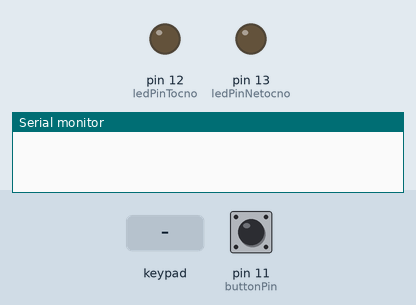
Recording of a sketch running on a simulated Arduino Uno, built with avr-gcc and run on an emulated ATmega328P. Parts: output pins drawn as LEDs (lit = HIGH), the last lines printed to the serial monitor. The test bench sets the inputs (shaded band); at power-on: pin 11 (buttonPin) LOW.

Above: at 1.2 s.
1.3 s: pin 11 (buttonPin) pulled HIGH for 1 s
At 2.0 s:
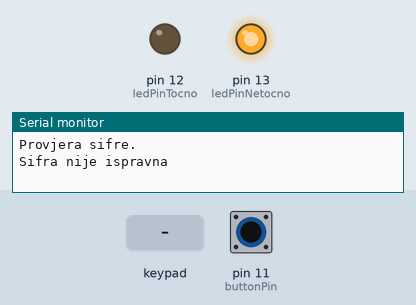
4.5 s: keypad keys 1 2 3 4 D pressed 0.4 s apart
At 6.8 s:
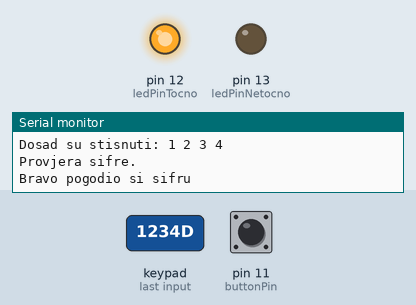
14.5 s: pin 11 (buttonPin) pulled HIGH for 3.2 s
At 19.3 s:
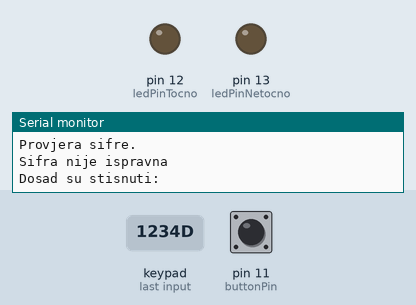
Timing chart, 0 to 20.2 s (numbered marks = the images above; inputs shaded):
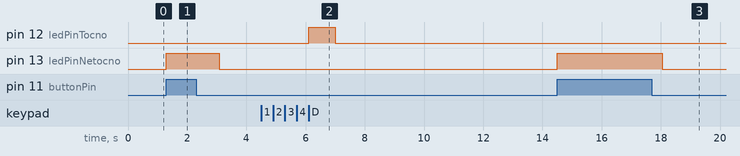

Measured:
- after the input at 1.3 s, pin 13 (ledPinNetocno): LOW → HIGH at once, → LOW 1.8 s later
- after the input at 4.5 s, pin 12 (ledPinTocno): LOW → HIGH after 1.6 s, → LOW 0.89 s later
- after the input at 14.5 s, pin 13 (ledPinNetocno): LOW → HIGH at once, → LOW 3.6 s later

The sketch:

provjera_sifre.ino
```cpp
#include <Keypad.h>

const byte ROWS = 4;
const byte COLS = 4;
char keys[ROWS][COLS] = {
{'1','2','3', 'A'},
{'4','5','6', 'B'},
{'7','8','9', 'C'},
{'*','0','#', 'D'}
};
byte colPins[COLS] = {5, 4, 3, 2}; //connect to the row pinouts of the kpd
byte rowPins[ROWS] = {9, 8, 7, 6}; //connect to the column pinouts of the kpd

Keypad kpd = Keypad( makeKeymap(keys), rowPins, colPins, ROWS, COLS );

unsigned long loopCount;
unsigned long startTime;
String msg;

const byte duljina_lozinke = 4;
char lozinka[duljina_lozinke] = {'1','2','3','4'};
char stisnuti[duljina_lozinke];
byte popunjeno;

const int buttonPin = 11;     // the number of the pushbutton pin
const int ledPinTocno =  12;      // the number of the LED pin
const int ledPinNetocno =  13;
int buttonState = 0;         // variable for reading the pushbutton status

int provjeri() {
  if(duljina_lozinke != popunjeno) {
      popunjeno = 0;
      return 0;
  }

  popunjeno = 0;

  for(int i=0; i<duljina_lozinke; i++)
      if(stisnuti[i] != lozinka[i])
          return 0;

  return 1;
}

void setup() {
    Serial.begin(9600);
    loopCount = 0;
    startTime = millis();
    msg = "";
    popunjeno = 0;
    // initialize the LED pin as an output:
    pinMode(ledPinTocno, OUTPUT);
    pinMode(ledPinNetocno, OUTPUT);
    // initialize the pushbutton pin as an input:
    pinMode(buttonPin, INPUT);
}

void ispisi_stanje() {
    Serial.print("Dosad su stisnuti: ");
    for(int i=0; i<popunjeno; i++) {
        Serial.print(stisnuti[i]);
        Serial.print(" ");
    }
    Serial.println();
}

void lampica(int ledPin){
    digitalWrite(ledPin, HIGH);
    delay(888);
    digitalWrite(ledPin, LOW);
}

int stisnuta(char tipka) {
    switch (tipka) {
        case '*':
            Serial.println("Brisanje zadnjeg unosa.");
            if(popunjeno)
                popunjeno--;
            break;
        case '#':
            Serial.println("Brisanje svih unesenih znakova.");
            popunjeno = 0;
            break;
        case 'D':
            Serial.println("Provjera sifre.");
            if(provjeri()){
                Serial.println("Bravo pogodio si sifru");
                lampica(ledPinTocno);
                return 1;
            }
            Serial.println("Sifra nije ispravna");
            lampica(ledPinNetocno);
            break;
        default:
            if(popunjeno < duljina_lozinke)
                stisnuti[popunjeno++] = tipka;

    }
    ispisi_stanje();
    return 0;
}

void loop() {

    if(digitalRead(buttonPin))
        stisnuta('D');

    // Fills kpd.key[ ] array with up-to 10 active keys.
    // Returns true if there are ANY active keys.
    else if (kpd.getKeys())
    {
        for (int i=0; i<LIST_MAX; i++)   // Scan the whole key list.
        {
            if ( kpd.key[i].stateChanged )   // Only find keys that have changed state.
            {
                switch (kpd.key[i].kstate) {  // Report active key state : IDLE, PRESSED, HOLD, or RELEASED
                    case PRESSED:
                        //msg = " PRESSED.";
                        stisnuta(kpd.key[i].kchar);
                    break;
                    /*case HOLD:
                    msg = " HOLD.";
                break;
                    case RELEASED:
                    msg = " RELEASED.";
                break;
                    case IDLE:
                    msg = " IDLE.";*/
                }
                /*Serial.print("Key ");
                Serial.print(kpd.key[i].kchar);
                Serial.println(msg);*/
            }
        }
    }
}  // End loop
```
